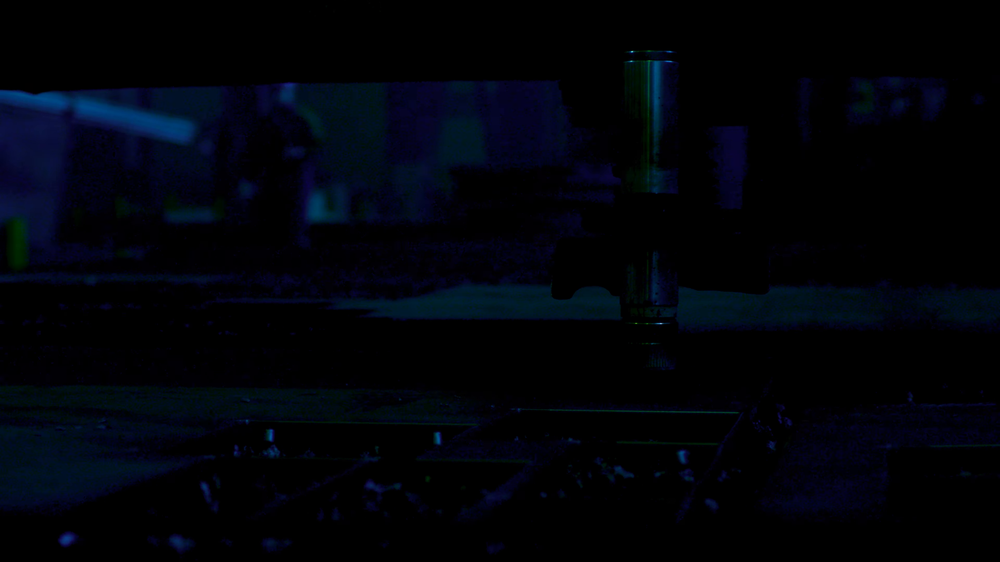
#> input picture img/sdr/003.png, 1000 x 562 px, shrunk from 3840 x 2160 before the run, found by its file name; its folder holds only this picture in this run
$ python data_gray.py
#> lines starting #> are read from the running program, lines starting #| are printed output that depends on the picture
import cv2
import os

input_dir = 'img/sdr'
output_dir = 'img/sdr_gray'
os.makedirs(output_dir, exist_ok=True)

for fname in os.listdir(input_dir):
    if fname.lower().endswith(('.png', '.jpg', '.jpeg', '.tif', '.tiff', '.bmp')):
        img_path = os.path.join(input_dir, fname)
        img = cv2.imread(img_path, cv2.IMREAD_UNCHANGED)
#> img is the input picture: shape (562, 1000, 3); mean B, G, R 9.7, 3.2, 0.7
        if img is None:
            print(f"无法读取: {img_path}")
            continue
        # 转为灰度
        gray = cv2.cvtColor(img, cv2.COLOR_BGR2GRAY)
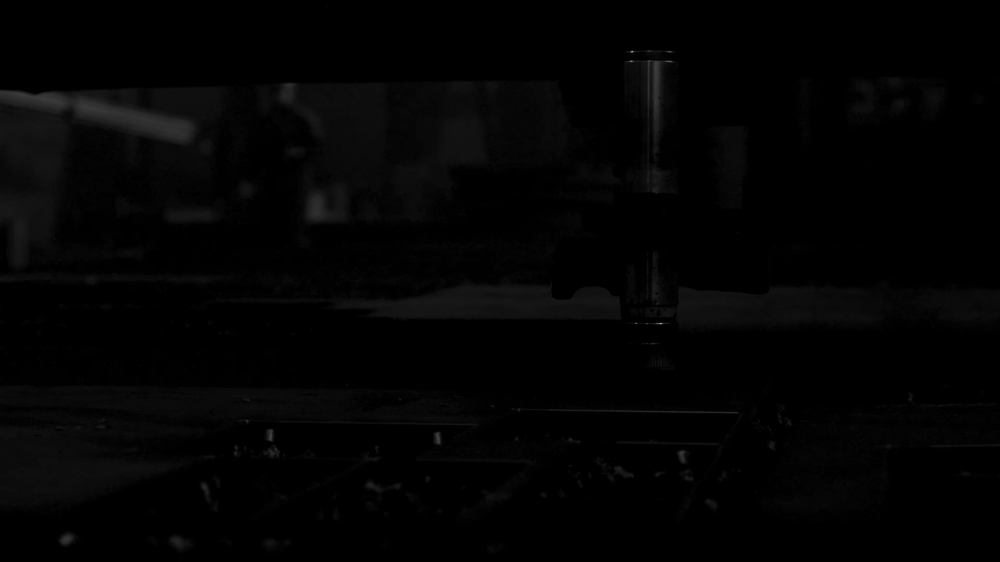
#> gray: shape (562, 1000); min 0, max 165, mean 3.2
        # 保存
        out_path = os.path.join(output_dir, fname)
        cv2.imwrite(out_path, gray)
        print(f"已保存: {out_path}")
